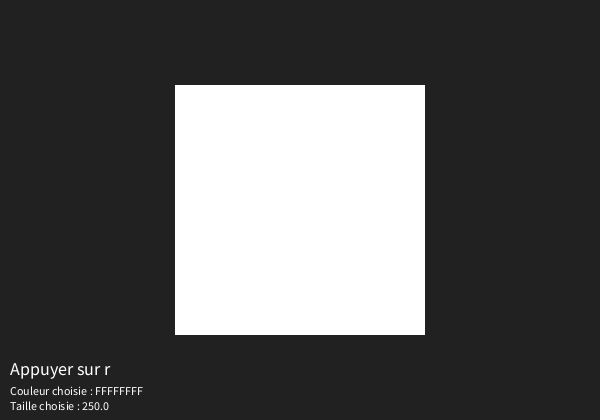
Frame 1 (no input)
Frame 60 (the mouse pressed at the canvas centre just before this capture): identical to frame 1, image omitted
Frame 120 (the mouse held since frame 60 and released just before this capture): identical to frame 1, image omitted

The Processing sketch that drew this single still picture (run headless with seeded random() and noise(); from frame 60 on, the mouse is pressed at the canvas centre):

// Processing sketch: random
// ── random.pde
/* 
 --------------------------
 ** PLEASE READ INFO TAB **
 --------------------------
 */


/////////////////////////// GLOBALS ////////////////////////////
color myColour = color(255);
float dia = 250;

/////////////////////////// SETUP ////////////////////////////

void setup() {
  size(600, 420);
  background(33);
  smooth();
  noStroke();
  rectMode(CENTER);
}

/////////////////////////// DRAW ////////////////////////////
void draw() {
  background(33);

  fill(myColour);
  rect(width/2, height/2, dia, dia);
  
  infos(); // afficher des infos ;–)
}

/////////////////////////// FUNCTIONS ////////////////////////////
void keyPressed() {
  if (key == 'r') {
    // notez bien la création des 3 variables locales
    // pour stocker les valeurs aléatoires pour chaque argument
    // de la fonction color > rouge, vert, bleu
    
    float rouge = random(255); // une valeur aléatoire entre 0 et 255 
    float vert = random(255);  
    float bleu = random(255);  
    
    myColour = color(rouge, vert, bleu);
    
    dia = random(100,320); // une valeur aléatoire entre 100 et 320
  }
}

// fonction pour afficher du texte
void infos(){
 fill(255);
 textSize(18);
 text("Appuyer sur r", 10, height-45);
 textSize(12);
 text("Couleur choisie : " + hex(myColour), 10, height-25);
 text("Taille choisie : " + dia, 10, height-10);
}
// ── INFO.pde
/*
 * -------------------
 * CONTROL_01 : Random
 * -------------------
 * 
 * RANDOM
 *  La fonction random() génère un nombre à virgule aléatoire . 
 *  Elle peut être utilisée sous deux formes:
 *  float r1 = random(maximum);
 *  float r2 =random(minimum,maximum);
 * 
 *
 * MW_2017
 * https://github.com/FreeArtBureau/fundamentals
 * www.fabprojects.codes
 *
 *
 * end
 */
